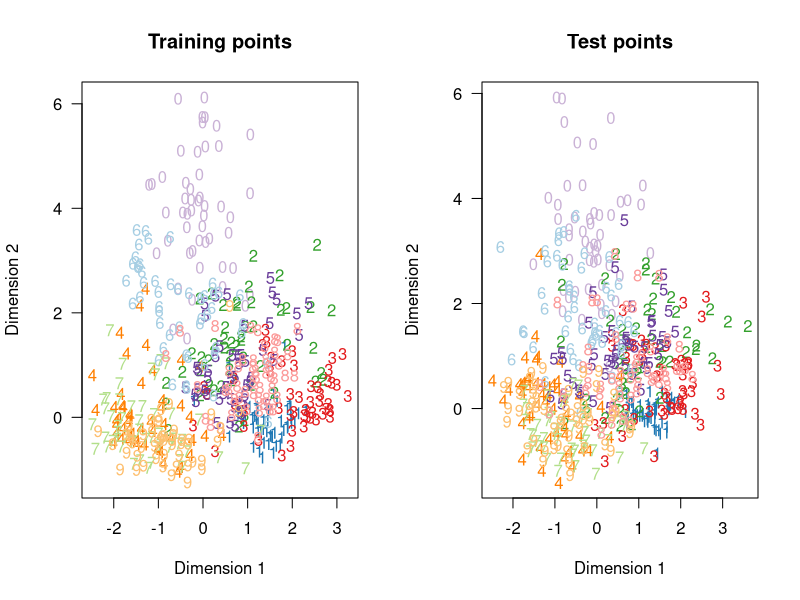
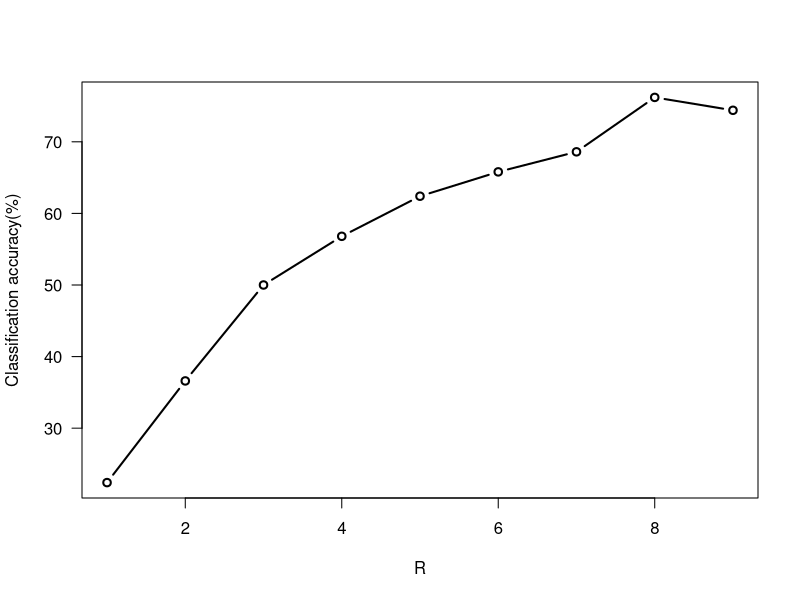

Generate these figures, in order, with R:
# COMP 421 Fall 2017 Koc University
# HW06- Zafer Cavdar - 0049995

training_digits <- read.csv("hw06_mnist_training_digits.csv", header = FALSE)
training_labels <- read.csv("hw06_mnist_training_labels.csv", header = FALSE)
test_digits <- read.csv("hw06_mnist_test_digits.csv", header = FALSE)
test_labels <- read.csv("hw06_mnist_test_labels.csv", header = FALSE)

# get X and y values
X_train <- as.matrix(training_digits) / 255
X_test <- as.matrix(test_digits) / 255
y_train <- training_labels[,1]
y_test <- test_labels[,1]

# get number of samples and number of features from training set
N <- length(y_train)
D <- ncol(X_train)
K <- max(y_train)

# calculate means
class_means <- t(sapply(1:K, function(c) {
  colMeans(X_train[y_train == c, ])
}))
X_train_minus_mean <- t((sapply(1:N, function(i) {
  X_train[i, ] - class_means[y_train[i], ]
})))
total_mean <- colMeans(class_means)

# calculate class scatter matrix
Sc <- function (c) {
  res <- matrix(0, D, D)
  for(i in 1:N) {
    if (y_train[i] == c) {
      res <- res + X_train_minus_mean[i, ] %*% t(X_train_minus_mean[i, ])
    }
  }
  return(res)
}

# calculate within class scatter matrix
Sw <- function() {
  sum <- matrix(0, D, D)
  for(c in 1:K) {
    sum <- sum + Sc(c)
  }
  return(sum)
}
SW <- Sw()

# calculate between-class scatter matrix
Sb <- function () {
  sum <- matrix(0, D, D)
  for(c in 1:K) {
    sum <- sum + sum(y_train == c) * (class_means[c,] - total_mean) %*% t(class_means[c,] - total_mean)
  }
  return(sum)
}
SB <- Sb()

# solve the singularity
for (d in 1:D) {
  SW[d,d] <- SW[d,d] + 1e-10
}

# calculate eigenvalues and eigenvectors
SW_inversed <- solve(SW)
solve_this <- SW_inversed %*% SB
decomposition <- eigen(solve_this, symmetric = TRUE)

calcZ <- function (X, R) {
  W <- decomposition$vectors[, 1:R]
  return(X %*% W)
}

Z_train <- calcZ(X_train, 2)
Z_test <- calcZ(X_test, 2)

# plot two-dimensional projections for training and test
point_colors <- c("#1f78b4", "#33a02c", "#e31a1c", "#ff7f00", "#6a3d9a", "#a6cee3", "#b2df8a", "#fb9a99", "#fdbf6f", "#cab2d6")
old.par <- par(mfrow=c(1, 2))
plot(Z_train[,1], Z_train[,2], type = "p", pch = 19, col = point_colors[y_train], cex = 0,
     xlab = "Dimension 1", ylab = "Dimension 2", las = 1, main="Training points")
text(Z_train[,1], Z_train[,2], labels = y_train %% 10, col = point_colors[y_train])

plot(Z_test[,1], Z_test[,2], type = "p", pch = 19, col = point_colors[y_test], cex = 0,
     xlab = "Dimension 1", ylab = "Dimension 2", las = 1, main="Test points")
text(Z_test[,1], Z_test[,2], labels = y_test %% 10, col = point_colors[y_test])
par(old.par)

distance <- function(x1, x2) {
  sqrt(sum((x1 - x2) ^ 2)) 
}

# Calculate accuracy for r in 1:9 using 5-nn classifier
accuracy <- c()
for(r in 1:9) {
  Z_train <- calcZ(X_train, r)
  Z_test <- calcZ(X_test, r)
  count <- 0
  for (i in 1:length(Z_test[,1])) {
    distances <- sapply(1:length(Z_train[,1]), function (j) {
      distance(Z_test[i,], Z_train[j,])
    })
    indices <- order(distances)[1:5]
    prediction <- as.numeric(names(which.max(table(y_train[indices]))))
    truth <- y_test[i]
    if (truth == prediction) {
      count <- count + 1
    }
  }
  accuracy[r] <- count
}

# Plot the accuracy vs R
accuracy_percentage <- (accuracy / length(Z_train[,1])) * 100
plot(1:9, accuracy_percentage,
     type = "b", lwd = 2, las = 1, pch = 1,
     xlab = "R", ylab = "Classification accuracy(%)")
